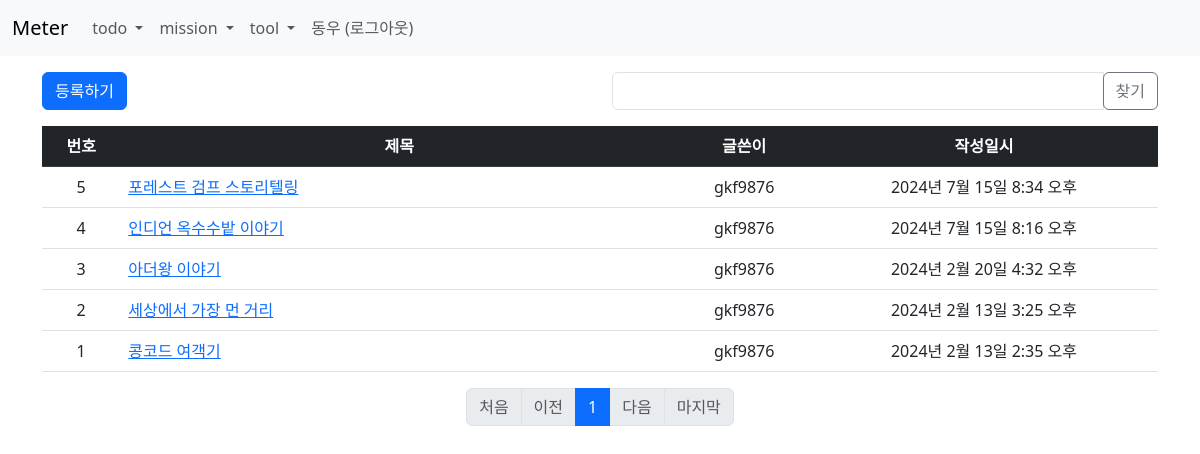
Screenshot of /memorization/ (signed in) with the database file from the repository.
### memorization/models.py (models this page shows)
class Memorization(models.Model):
    author = models.ForeignKey(User, on_delete=models.CASCADE)
    subject = models.CharField(max_length=200)
    content = HTMLField()
    use_yn = models.CharField(max_length=2, default='Y')
    create_date = models.DateTimeField()
    update_date = models.DateTimeField(null=True, blank=True)

### memorization/views.py (the view)
# urls.py: path('', views.index, name='index'),
@login_required(login_url='common:login')
def index(request):
    page = request.GET.get('page', '1')
    kw = request.GET.get('kw', '')
    memorization_list = Memorization.objects.filter(author_id=request.user.id, use_yn='Y').order_by('-create_date')
    if kw:
        memorization_list = memorization_list.filter(
            Q(subject__icontains=kw) |
            Q(content__icontains=kw) |
            Q(author__username__icontains=kw)
        ).distinct()
    paginator = Paginator(memorization_list, 10)
    page_obj = paginator.get_page(page)
    context = {'memorization_list': page_obj, 'page': page, 'kw': kw}
    return render(request, 'memorization/list.html', context)

### memorization/templatetags/memorization_filter.py (called while the page is built)
@register.filter
def sub(value, arg):
    return value - arg

### templates/memorization/list.html (shortened to what this page needs)
{% extends 'base.html' %}
{% load memorization_filter %}
{% block content %}
<div class="container my-3">
    <div class="row my-3">
        <div class="col-6">
            <a href="{% url 'memorization:create' %}" class="btn btn-primary">등록하기</a>
        </div>
        <div class="col-6">
            <div class="input-group">
                <input type="text" id="search_kw" class="form-control" value="{{ kw|default_if_none:'' }}">
                <div class="input-group-append">
                    <button class="btn btn-outline-secondary" type="button" id="btn_search">찾기</button>
                </div>
            </div>
        </div>
    </div>
    <table class="table">
        <thead>
        <tr class="text-center table-dark">
            <th>번호</th>
            <th style="width:50%">제목</th>
            <th>글쓴이</th>
            <th>작성일시</th>
        </tr>
        </thead>
        <tbody>
        {% if memorization_list %}
        {% for memorization in memorization_list %}
        <tr class="text-center">
            <td>
                {{ memorization_list.paginator.count|sub:memorization_list.start_index|sub:forloop.counter0|add:1 }}
            </td>
            <td class="text-start">
                <a href="{% url 'memorization:detail' memorization.id %}">{{ memorization.subject }}</a>
            </td>
            <td>{{ memorization.author.username }}</td>
            <td>{{ memorization.create_date }}</td>
        </tr>
        {% endfor %}
        {% else %}
        <tr>
            <td colspan="4">암기항목이 없습니다.</td>
        </tr>
        {% endif %}
        </tbody>
    </table>
    <ul class="pagination justify-content-center">
        {% if memorization_list.has_previous %}
        <li class="page-item">
            <a class="page-link" data-page="1" href="javascript:void(0)">처음</a>
        </li>
        {% else %}
        <li class="page-item disabled">
            <a class="page-link" tabindex="-1" aria-disabled="true" href="#">처음</a>
        </li>
        {% endif %}
        {% if memorization_list.has_previous %}
        <li class="page-item">
            <a class="page-link" data-page="{{ memorization_list.previous_page_number }}" href="javascript:void(0)">이전</a>
        </li>
            {% if memorization_list.number|add:-5 > 1 %}
            <li class="page-item disabled">
                <a class="page-link" tabindex="-1" aria-disabled="true" href="#">...</a>
            </li>
            {% endif %}
        {% else %}
        <li class="page-item disabled">
            <a class="page-link" tabindex="-1" aria-disabled="true" href="#">이전</a>
        </li>
        {% endif %}
        {% for page_number in memorization_list.paginator.page_range %}
        {% if page_number >= memorization_list.number|add:-5 and page_number <= memorization_list.number|add:5 %}
        {% if page_number == memorization_list.number %}
        <li class="page-item active" aria-current="page">
            <a class="page-link" data-page="{{ page_number }}" href="javascript:void(0)">{{ page_number }}</a>
        </li>
        {% else %}
        <li class="page-item">
            <a class="page-link" data-page="{{ page_number }}" href="javascript:void(0)">{{ page_number }}</a>
        </li>
        {% endif %}
        {% endif %}
        {% endfor %}
        {% if memorization_list.has_next %}
            {% if memorization_list.number|add:5 < memorization_list.paginator.num_pages %}
            <li class="page-item disabled">
                <a class="page-link" tabindex="-1" aria-disabled="true" href="#">...</a>
            </li>
            {% endif %}
        <li class="page-item">
            <a class="page-link" data-page="{{ memorization_list.next_page_number }}" href="javascript:void(0)">다음</a>
        </li>
        {% else %}
        <li class="page-item disabled">
            <a class="page-link" tabindex="-1" aria-disabled="true" href="#">다음</a>
        </li>
        {% endif %}
        {% if memorization_list.has_next %}
        <li class="page-item">
            <a class="page-link" data-page="{{ memorization_list.paginator.num_pages }}" href="javascript:void(0)">마지막</a>
        </li>
        {% else %}
        <li class="page-item disabled">
            <a class="page-link" tabindex="-1" aria-disabled="true" href="#">마지막</a>
        </li>
        {% endif %}
    </ul>
</div>
{% endblock %}

### templates/base.html (shortened to what this page needs)
{% load static %}
<!doctype html>
<html lang="ko">
<head>
    <link rel="stylesheet" type="text/css" href="{% static 'bootstrap.min.css' %}">
    <link rel="stylesheet" type="text/css" href="{% static 'style.css' %}">
</head>
<body>
{% include 'navbar.html' %}
{% block content %}
{% endblock %}
</body>
</html>

### templates/navbar.html (shortened to what this page needs)
<nav class="navbar navbar-expand-lg navbar-light bg-light border-botoom">
    <div class="container-fluid">
        <a class="navbar-brand" href="{% url 'info:index' %}">Meter</a>
        <div class="collapse navbar-collapse" id="navbarSupportedContent">
            <ul class="navbar-nav me-auto mb-2 mb-lg-0">
                <li class="nav-item dropdown">
                    <a class="nav-link dropdown-toggle" role="button" data-bs-toggle="dropdown" aria-expanded="false">
                        todo
                    </a>
                </li>
                <li class="nav-item dropdown">
                    <a class="nav-link dropdown-toggle" role="button" data-bs-toggle="dropdown" aria-expanded="false">
                        mission
                    </a>
                </li>
                <li class="nav-item dropdown">
                    <a class="nav-link dropdown-toggle" role="button" data-bs-toggle="dropdown" aria-expanded="false">
                        tool
                    </a>
                </li>
                <li class="nav-item">
                    {% if user.is_authenticated %}
                        <form name="logout" id="logout" method="post" action="{% url 'common:logout' %}">
                            <a class="nav-link" href="javascript:logout.submit();">{{ user.first_name }} (로그아웃)</a>
                        </form>
                    {% else %}
                    <a class="nav-link" href="{% url 'common:login' %}">로그인</a>
                    {% endif %}
                </li>
            </ul>
        </div>
    </div>
</nav>

### rows the page displays
Memorization: paginator.count|sub "5", subject "포레스트 검프 스토리텔링", author.username "gkf9876", create_date "2024년 7월 15일 8:34 오후"
Memorization: paginator.count|sub "4", subject "인디언 옥수수밭 이야기", author.username "gkf9876", create_date "2024년 7월 15일 8:16 오후"
Memorization: paginator.count|sub "3", subject "아더왕 이야기", author.username "gkf9876", create_date "2024년 2월 20일 4:32 오후"
Memorization: paginator.count|sub "2", subject "세상에서 가장 먼 거리", author.username "gkf9876", create_date "2024년 2월 13일 3:25 오후"
Memorization: paginator.count|sub "1", subject "콩코드 여객기", author.username "gkf9876", create_date "2024년 2월 13일 2:35 오후"

### other values shown
{{ user.first_name }} "동우"
{{ page_number }} "1"
